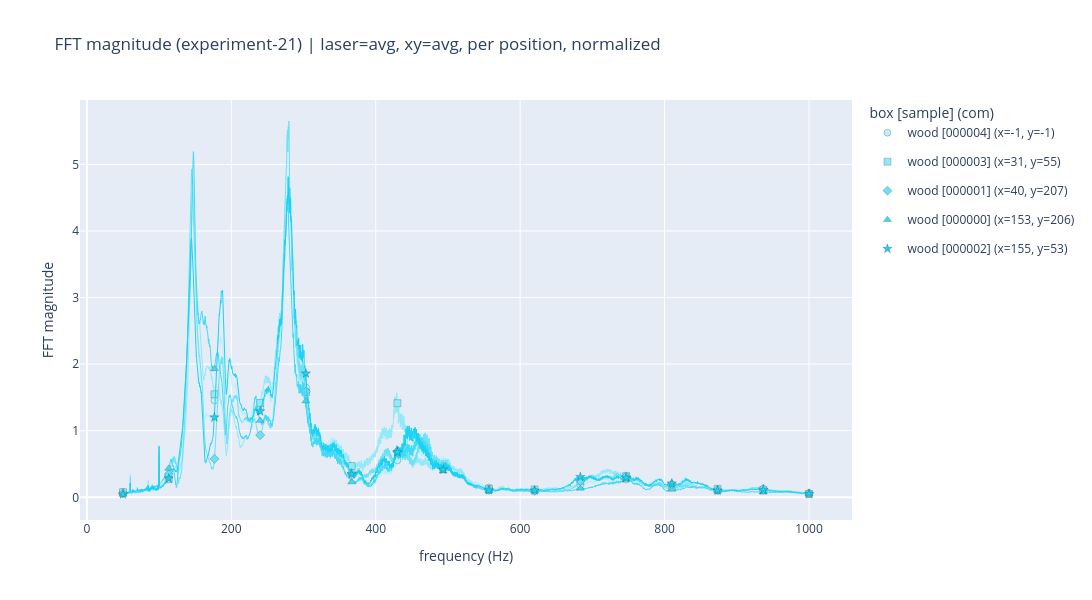

This figure's notebook cell:
### Code cell
plot_fft_magnitude(normalize=True, boxes='wood')

### Figure 1 — Plotly figure (JSON) as saved in the notebook; plotly's stock layout.template omitted (floating-point values rounded to 4 significant figures; data arrays with more than 128 entries replaced by an {"elided": "..."} marker saying what was removed)
{"data": [{"hoverinfo": "skip", "legendgroup": "wood [000004] (x=-1, y=-1)", "line": {"color": "rgb(186,241,251)", "width": 1}, "mode": "lines", "showlegend": false, "type": "scatter", "x": {"elided": "3421 float values"}, "y": {"elided": "3421 float values"}}, {"legendgroup": "wood [000004] (x=-1, y=-1)", "marker": {"color": "rgb(186,241,251)", "line": {"color": "rgba(0,0,0,0.4)", "width": 0.5}, "size": 7, "symbol": "circle"}, "mode": "markers", "name": "wood [000004] (x=-1, y=-1)", "showlegend": true, "type": "scatter", "x": [50.0, 113.3, 176.7, 240.0, 303.3, 366.7, 430.0, 493.3, 556.7, 620.0, 683.3, 746.7, 810.0, 873.3, 936.7, 1000.0], "y": [0.08029, 0.2895, 1.456, 1.35, 1.65, 0.3312, 0.5559, 0.5025, 0.1474, 0.1051, 0.1871, 0.2661, 0.1575, 0.09751, 0.1031, 0.05991]}, {"hoverinfo": "skip", "legendgroup": "wood [000003] (x=31, y=55)", "line": {"color": "rgb(145,234,249)", "width": 1}, "mode": "lines", "showlegend": false, "type": "scatter", "x": {"elided": "3421 float values"}, "y": {"elided": "3421 float values"}}, {"legendgroup": "wood [000003] (x=31, y=55)", "marker": {"color": "rgb(145,234,249)", "line": {"color": "rgba(0,0,0,0.4)", "width": 0.5}, "size": 7, "symbol": "square"}, "mode": "markers", "name": "wood [000003] (x=31, y=55)", "showlegend": true, "type": "scatter", "x": [50.0, 113.3, 176.7, 240.0, 303.3, 366.7, 430.0, 493.3, 556.7, 620.0, 683.3, 746.7, 810.0, 873.3, 936.7, 1000.0], "y": [0.07752, 0.2716, 1.547, 1.417, 1.574, 0.4689, 1.413, 0.4489, 0.1263, 0.1187, 0.2464, 0.3192, 0.1582, 0.127, 0.109, 0.05167]}, {"hoverinfo": "skip", "legendgroup": "wood [000001] (x=40, y=207)", "line": {"color": "rgb(105,226,247)", "width": 1}, "mode": "lines", "showlegend": false, "type": "scatter", "x": {"elided": "3421 float values"}, "y": {"elided": "3421 float values"}}, {"legendgroup": "wood [000001] (x=40, y=207)", "marker": {"color": "rgb(105,226,247)", "line": {"color": "rgba(0,0,0,0.4)", "width": 0.5}, "size": 7, "symbol": "diamond"}, "mode": "markers", "name": "wood [000001] (x=40, y=207)", "showlegend": true, "type": "scatter", "x": [50.0, 113.3, 176.7, 240.0, 303.3, 366.7, 430.0, 493.3, 556.7, 620.0, 683.3, 746.7, 810.0, 873.3, 936.7, 1000.0], "y": [0.05873, 0.3484, 0.5772, 0.9337, 1.59, 0.3656, 0.6862, 0.4564, 0.1112, 0.0956, 0.2461, 0.3144, 0.1966, 0.1136, 0.1316, 0.0609]}, {"hoverinfo": "skip", "legendgroup": "wood [000000] (x=153, y=206)", "line": {"color": "rgb(65,218,245)", "width": 1}, "mode": "lines", "showlegend": false, "type": "scatter", "x": {"elided": "3421 float values"}, "y": {"elided": "3421 float values"}}, {"legendgroup": "wood [000000] (x=153, y=206)", "marker": {"color": "rgb(65,218,245)", "line": {"color": "rgba(0,0,0,0.4)", "width": 0.5}, "size": 7, "symbol": "triangle-up"}, "mode": "markers", "name": "wood [000000] (x=153, y=206)", "showlegend": true, "type": "scatter", "x": [50.0, 113.3, 176.7, 240.0, 303.3, 366.7, 430.0, 493.3, 556.7, 620.0, 683.3, 746.7, 810.0, 873.3, 936.7, 1000.0], "y": [0.0402, 0.4336, 1.929, 1.154, 1.447, 0.2285, 0.7149, 0.393, 0.09192, 0.09118, 0.1336, 0.2668, 0.1181, 0.08993, 0.07466, 0.05219]}, {"hoverinfo": "skip", "legendgroup": "wood [000002] (x=155, y=53)", "line": {"color": "rgb(25,211,243)", "width": 1}, "mode": "lines", "showlegend": false, "type": "scatter", "x": {"elided": "3421 float values"}, "y": {"elided": "3421 float values"}}, {"legendgroup": "wood [000002] (x=155, y=53)", "marker": {"color": "rgb(25,211,243)", "line": {"color": "rgba(0,0,0,0.4)", "width": 0.5}, "size": 7, "symbol": "star"}, "mode": "markers", "name": "wood [000002] (x=155, y=53)", "showlegend": true, "type": "scatter", "x": [50.0, 113.3, 176.7, 240.0, 303.3, 366.7, 430.0, 493.3, 556.7, 620.0, 683.3, 746.7, 810.0, 873.3, 936.7, 1000.0], "y": [0.04352, 0.2828, 1.2, 1.292, 1.86, 0.3469, 0.6784, 0.4159, 0.1051, 0.1026, 0.3051, 0.2934, 0.2088, 0.1011, 0.1101, 0.05049]}], "layout": {"height": 600, "legend": {"title": {"text": "box [sample] (com)"}}, "title": {"text": "FFT magnitude (experiment-21) | laser=avg, xy=avg, per position, normalized"}, "width": 1200, "xaxis": {"title": {"text": "frequency (Hz)"}}, "yaxis": {"title": {"text": "FFT magnitude"}}}}
